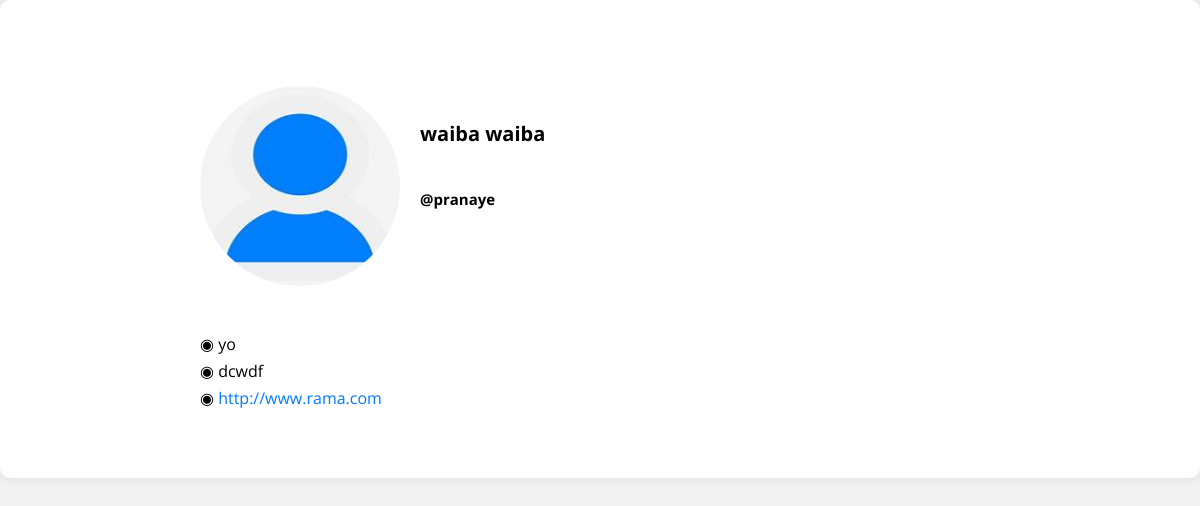
The page /authy/profile/pranaye/ (signed in) on the database its author committed.
### authy/models.py (models this page shows, shortened)
class Profile(models.Model):
    user = models.OneToOneField(User, related_name='profile', on_delete=models.CASCADE)
    image = models.ImageField(upload_to="profile_pciture", null=True, default="default.jpg")
    first_name = models.CharField(max_length=200, null=True, blank=True)
    last_name = models.CharField(max_length=200, null=True, blank=True)
    bio = models.CharField(max_length=200, null=True, blank=True)
    location = models.CharField(max_length=200, null=True, blank=True)
    url = models.URLField(max_length=200, null=True, blank=True)

### authy/views.py (the view)
# urls.py: path('profile/<str:username>/', views.UserProfile, name='profile'),
@login_required
def UserProfile(request, username):
    user = get_object_or_404(User, username=username)
    profile, created = Profile.objects.get_or_create(user=user)
    context = {
        'profile': profile,
    }
    return render(request, 'profile.html', context)

### authy/templates/profile.html (shortened to what this page needs)
{% load static %}
<!DOCTYPE html>
<html lang="en">
<head>
    <link rel="stylesheet" href="https://use.fontawesome.com/releases/v5.2.0/css/all.css">
</head>
<body>
    <header>
        <br><br><br>
        <div class="container">
            <div class="profile">
                <div class="profile-image">
                    <img src="{{profile.image.url}}" alt="" style="width: 200px; height: 200px;">
                </div>
                <div class="profile-user-settings">
                        {% if profile.first_name %}
                        <h6 class="profile-user-name">{{profile.first_name}} {{profile.last_name}}</h6> <br>
                        {% endif %}
                        <h5 style="font-size: 15px;" class="profile-user-name">@{{profile.user.username}}</h5>
                        <br><br>
                </div>
                <div class="profile-bio">
                    <br>
                    {% if profile.bio %}
                    <p>◉ {{profile.bio}}</p>
                    {% endif %}
                    {% if profile.location %}
                    <p>◉ {{profile.location}}</p>
                    {% endif %}
                    {% if profile.url %}
                    <p>◉ <a href="{{profile.url}}">{{profile.url}}</a></p>
                    {% endif %}
                    <br><br>
                </div>
            </div>
        </div>
    </header>
   </body>
   </html>

### authy/templates/profile.html (style rules this page uses)
body { font-family: 'Open Sans', sans-serif; background-color: #f2f2f2; margin: 0; padding: 0; }
.container { max-width: 800px; margin: 0 auto; }
header { background-color: #fff; padding: 20px; border-radius: 10px; box-shadow: 0 0 10px rgba(0, 0, 0, 0.1); }
.profile { display: grid; grid-template-columns: auto 1fr; grid-gap: 20px; }
.profile-image { display: flex; justify-content: center; align-items: center; }
.profile-image img { width: 200px; height: 200px; border-radius: 50%; }
.profile-user-settings { display: flex; flex-direction: column; justify-content: center; }
.profile-user-name { margin: 10px 0; font-size: 20px; }
.profile-bio p { margin: 5px 0; }
.profile-bio a { color: #007bff; text-decoration: none; }

### rows shown on the page
Profile: image (placeholder picture), first_name "waiba", last_name "waiba", user.username "pranaye", bio "yo", location "dcwdf", url "http://www.rama.com"
